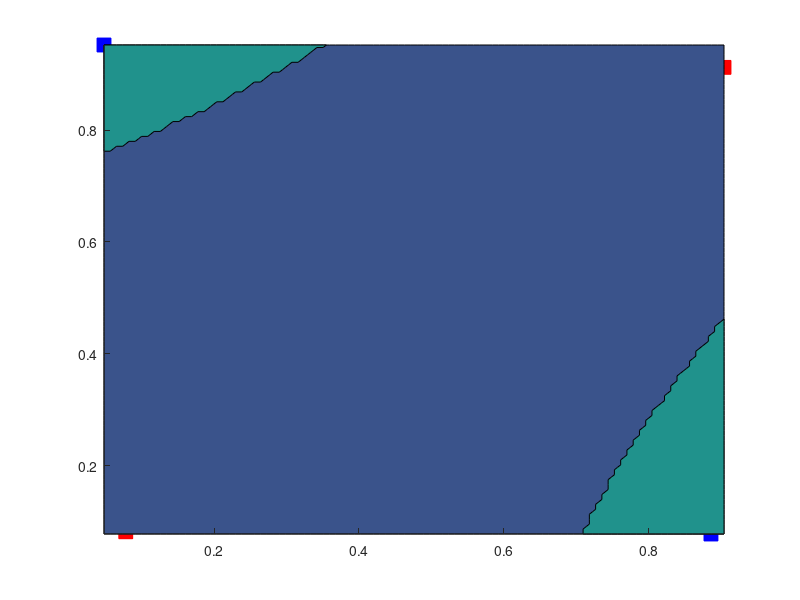

Write the MATLAB code that produced this figure.
## -*- texinfo -*-
## @deftypefn {Function File} {} xorproblem()
## Test xor problem for various classification algorithms.
## Given 4 points:
## white points: (1, 0), (0, 1)
## black points: (0, 0), (1, 1)
## Check if a classification algorithm can split the space reasonably.
## This function requires LibSVM and LibLinear for details, please refer:
## http://www.csie.ntu.edu.tw/~cjlin/libsvm/
## http://www.csie.ntu.edu.tw/~cjlin/liblinear/
## @end deftypefn

function xorproblem()
    % prepare 4 points
    P(1).label = -1;
    P(1).pos = [0.078 0.082];
    P(2).label = -1;
    P(2).pos = [0.904 0.912];
    P(3).label = 1;
    P(3).pos = [0.048 0.952];
    P(4).label = 1;
    P(4).pos = [0.886 0.078]; 

    ah = gca();
    % plotPoints( ah, P);
    classify( ah, P, @svmtrain, @svmpredict, '-t 1 -c 100 -s 0 -g 0.5');
end


% Get matrix with classified region
% AH: A axis handle, where to draw.
% POINTS: A structure array that contains label and position.
% trainH: A function handle to train function.
% prediateH: A function handle to predicate function.
% OPTIONS: A string which is the option for train function.
function REGION = classify( AH, POINTS, trainH, predicateH, trainOPT)
    assert( nargin == 5, 'There must be 5 arguments');

    labels = vertcat( POINTS.label);
    insts = vertcat( POINTS.pos);
    assert( size( insts, 2) == 2);

    model = trainH( labels, insts, trainOPT);

    % sample points from region
    pointX = insts(:, 1);
    pointY = insts(:, 2);
    minX = min( pointX);
    maxX = max( pointX);
    minY = min( pointY);
    maxY = max( pointY);

    sampleX = linspace( minX, maxX, 100);
    sampleY = linspace( minY, maxY, 100);

    [ sampleXX sampleYY] = meshgrid( sampleX, sampleY);
    assert( size( sampleXX) == size( sampleYY));
    samplePoint = [ sampleXX(:) sampleYY(:)];

    % predicate sample points
    predicateLabel = predicateH( zeros( size( samplePoint, 1), 1), samplePoint, model);

    %% draw region
    hold on
    % draw points
    plotPoints( AH, POINTS);
    % draw predicate region
    predicateLabelMatrix = reshape( predicateLabel, size( sampleXX));
    contourf( AH, sampleXX, sampleYY, predicateLabelMatrix, 1);
    % set color map for the contour region
    midLabel = ( min( labels) + max( labels)) / 2;
    distLabel = max(labels) - min( labels);
    caxis( AH, [ midLabel - distLabel, midLabel + distLabel]);
end

% plot points according to their label and position
% AH: A axis handle, where the points will be drawed.
% POINTS: A structure array that contains label and position.
function plotPoints( AH, POINTS)
    oldHold = ishold();
    hold( AH, 'on');

    for point = POINTS
        label = point.label;
        pointX = point.pos(1);
        pointY = point.pos(2);
        color = '';
        switch label
            case -1 color = 'r';
            case  1 color = 'b';
            otherwise assert( 0, sprintf("Unknown label: %f", label));
        end
        printf("X = %f, Y = %f\n", pointX, pointY);
        plot( AH, pointX, pointY, '.',
             'Marker', 's',
             'MarkerFaceColor', color,
             'MarkerEdgeColor', color,
             'MarkerSize', 10);
    end

    assert( ishold());
    if !oldHold
        hold( AH, 'off');
    end
end
